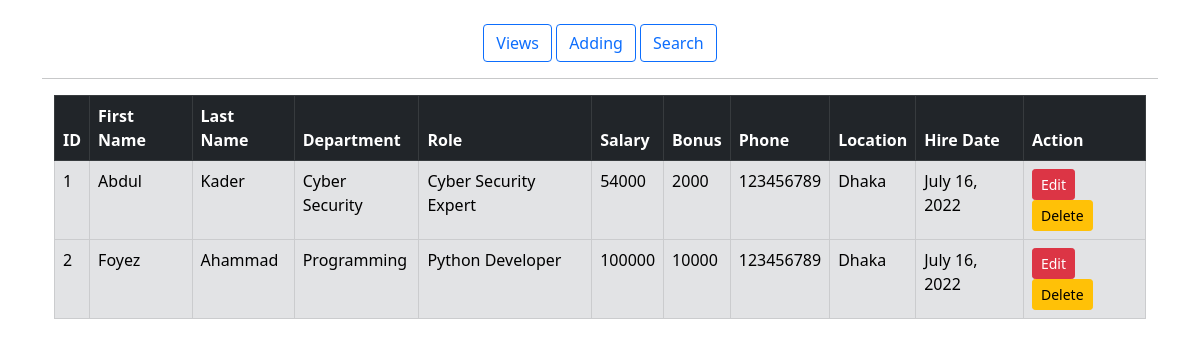
The page / on the database its author committed.
### EMP/models.py (models this page shows)
class Employee(models.Model):
    f_name = models.CharField(max_length=100, null=False)
    l_name = models.CharField(max_length=100)
    dept = models.ForeignKey(Dept, on_delete=models.CASCADE)
    salary = models.IntegerField(default=0)
    bonus = models.IntegerField(default=0)
    role = models.ForeignKey(Role, on_delete=models.CASCADE)
    phone = models.IntegerField(default=0)
    hire_date = models.DateField()

class Dept(models.Model):
    name = models.CharField(max_length=100, null=False)
    location = models.CharField(max_length=100)
    def __str__(self):
        return self.name

class Role(models.Model):
    name = models.CharField(max_length=100, null=False)
    def __str__(self):
        return self.name

### EMP/views.py (the view)
# urls.py: path('', views.views, name='views'),
def views(request):
    employee = Employee.objects.all()
    return render(request, 'views.html', {'employee': employee})

### templates/views.html (shortened to what this page needs)
{% extends 'base.html' %}
{% block body1 %}
<div class="container">
    <table class="table table-bordered border-light">
        <thead class="table-dark">
            <tr>
                <th scope='col'>ID</th>
                <th scope='col'>First Name</th>
                <th scope='col'>Last Name</th>
                <th scope='col'>Department</th>
                <th scope='col'>Role</th>
                <th scope='col'>Salary</th>
                <th scope='col'>Bonus</th>
                <th scope='col'>Phone</th>
                <th scope='col'>Location</th>
                <th scope='col'>Hire Date</th>
                <th scope='col'>Action</th>
            </tr>
        </thead>
        <tbody class="table-secondary">
            {% for emp in employee %}
            <tr>
                <td>{{emp.id}}</td>
                <td>{{emp.f_name}}</td>
                <td>{{emp.l_name}}</td>
                <td>{{emp.dept}}</td>
                <td>{{emp.role}}</td>
                <td>{{emp.salary}}</td>
                <td>{{emp.bonus}}</td>
                <td>{{emp.phone}}</td>
                <td>{{emp.dept.location}}</td>
                <td>{{emp.hire_date}}</td>
                <td>
                    <a href="{% url 'update' emp.id %}" class="btn btn-danger btn-sm">Edit</a>
                    <form action="{% url 'delete' emp.id %}" method="post" class="d-inline">
                        <input type="submit" class="btn btn-warning btn-sm" value="Delete">
                    </form>
                </td>
            </tr>
            {% endfor %}
        </tbody>
    </table>
</div>
{% endblock body1 %}

### templates/base.html (shortened to what this page needs)
<!doctype html>
<html lang="en">
<head>
    <link href="https://cdn.jsdelivr.net/npm/bootstrap@5.0.2/dist/css/bootstrap.min.css" rel="stylesheet"
>
</head>
<body>
    <div class="container">
        <center>
            <br>
            <a role="button" class="btn btn-outline-primary" href="{% url 'views' %}"> Views </a>
            <a role="button" class="btn btn-outline-primary" href="{% url 'adding' %}"> Adding </a>
            <a role="button" class="btn btn-outline-primary" href="{% url 'search' %}"> Search </a>
        </center>
        <hr>
        {% block body1 %}{% endblock body1 %}
    </div>
</body>
</html>

### rows shown on the page
Employee: id "1", f_name "Abdul", l_name "Kader", dept "Cyber Security", role "Cyber Security Expert", salary "54000", bonus "2000", phone "123456789", dept.location "Dhaka", hire_date "July 16, 2022"
Employee: id "2", f_name "Foyez", l_name "Ahammad", dept "Programming", role "Python Developer", salary "100000", bonus "10000", phone "123456789", dept.location "Dhaka", hire_date "July 16, 2022"
